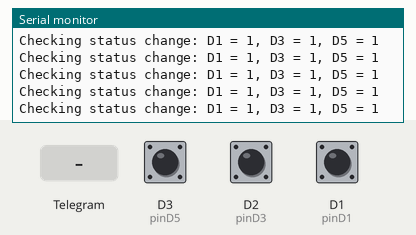
Simulated run of this sketch. Board: ESP8266 (NodeMCU). On the bench: the last lines printed to the serial monitor. The test bench sets the inputs (shaded band); at power-on: D3 (pinD5) HIGH, D2 (pinD3) HIGH, D1 (pinD1) HIGH. WiFi joins after 1.5 s; servers stay silent unless stated; network time is answered at once with the bench clock; the local clock reads 2024-03-15 10:24:30 at power-on unless the sketch sets it; EEPROM starts erased.

Above: at 2.7 s.
2.8 s: Telegram message "/status" received
At 3.5 s:
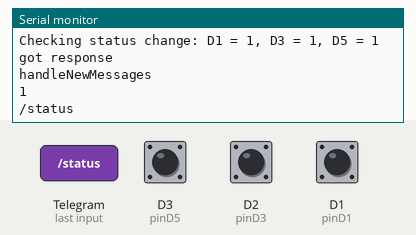
4.6 s: D3 (pinD5) pulled LOW for 0.15 s
At 5.9 s:
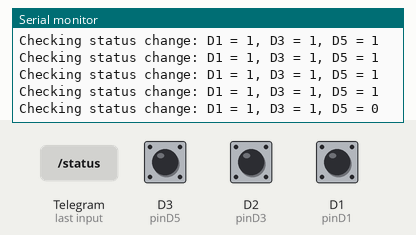
6.2 s: D2 (pinD3) pulled LOW for 3.2 s
At 8.51 s:
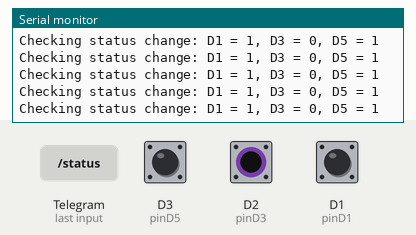
10.9 s: D1 (pinD1) pulled LOW for 3.2 s
At 13.32 s:
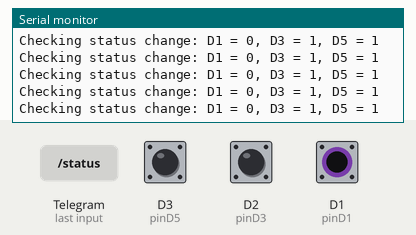
15.6 s: Telegram message "0" received
At 17.4 s:
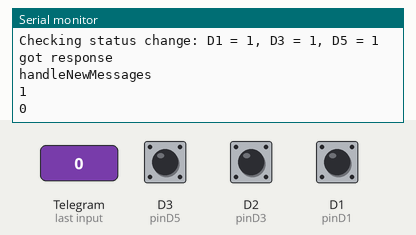

The sketch:

sketch_jun21a.ino
```cpp
#ifdef ESP32
#include <WiFi.h>
#include <EEPROM.h>
#else
#include <ESP8266WiFi.h>
#include <EEPROM.h>
#endif
#include <WiFiClientSecure.h>
#include <UniversalTelegramBot.h>
#include <ArduinoJson.h>
#include <NTPClient.h>
#include <WiFiUdp.h>

const char* ssid = "wifi ssid";
const char* password = "password";

#define BOTtoken "bot id"
#define CHAT_ID "chat id"

#ifdef ESP8266
X509List cert(TELEGRAM_CERTIFICATE_ROOT);
#endif

WiFiClientSecure client;
UniversalTelegramBot bot(BOTtoken, client);

int botRequestDelay = 1000;
unsigned long lastTimeBotRan;

bool previousStateD1 = true;
bool previousStateD3 = true;
bool previousStateD5 = true;

const int pinD1 = 5;  // GPIO 5 (D1) - CEB Line
const int pinD3 = 4;  // GPIO 4 (D3) - Solar Line
const int pinD5 = 0;  // GPIO 0 (D5) - Generator Line

WiFiUDP ntpUDP;
NTPClient timeClient(ntpUDP, "pool.ntp.org");

const int STATUS_AFTER_RESTART_FLAG_ADDRESS = 0;
const int LAST_RESTART_HOUR_ADDRESS = 1;
const int LAST_RESTART_MINUTE_ADDRESS = 2;
const int LAST_PROCESSED_MESSAGE_ID_ADDRESS = 3;

int lastProcessedMessageId = -1; // Initialize with -1 to indicate no message processed yet

// Function Prototypes
void setupWiFi();
void setupNTP();
void sendMessage(const String& message);
void handleNewMessages(int numNewMessages);
String createStatusMessage(const String& from_name);
String createAlertMessage();
void checkStatusChange();
void handleFailedMessageSending();
void checkDailyRestart();

void setup() {
  Serial.begin(115200);
  EEPROM.begin(512);

#ifdef ESP8266
  configTime(0, 0, "pool.ntp.org");
  client.setTrustAnchors(&cert);
#endif

  pinMode(pinD1, INPUT_PULLUP);
  pinMode(pinD3, INPUT_PULLUP);
  pinMode(pinD5, INPUT_PULLUP);

  setupWiFi();
  setupNTP();

  // Check if the restart flag is set and send the daily status message
  if (EEPROM.read(STATUS_AFTER_RESTART_FLAG_ADDRESS) == 1) {
    String message = createStatusMessage("Daily Restart Status");
    sendMessage(message);
    EEPROM.write(STATUS_AFTER_RESTART_FLAG_ADDRESS, 0);
    EEPROM.commit();
  }

  // Load the last processed message ID from EEPROM
  lastProcessedMessageId = EEPROM.read(LAST_PROCESSED_MESSAGE_ID_ADDRESS);
}

void loop() {
  if (WiFi.status() == WL_CONNECTED) {
    handleFailedMessageSending();

    if (millis() > lastTimeBotRan + botRequestDelay) {
      int numNewMessages = bot.getUpdates(bot.last_message_received + 1);
      while (numNewMessages) {
        Serial.println("got response");
        handleNewMessages(numNewMessages);
        numNewMessages = bot.getUpdates(bot.last_message_received + 1);
      }
      lastTimeBotRan = millis();
    }

    checkStatusChange();
    checkDailyRestart();
  } else {
    setupWiFi();  // Reconnect to WiFi if disconnected(he he...important-newly added function)
  }

  delay(100);
}

void setupWiFi() {
  Serial.print("Connecting to WiFi...");
  WiFi.mode(WIFI_STA);
  WiFi.begin(ssid, password);

#ifdef ESP32
  client.setCACert(TELEGRAM_CERTIFICATE_ROOT);
#endif

  while (WiFi.status() != WL_CONNECTED) {
    delay(500);
    Serial.print(".");
  }
  Serial.println("");
  Serial.print("Connected to WiFi network with IP Address: ");
  Serial.println(WiFi.localIP());

  int32_t rssi = WiFi.RSSI();
  Serial.print("Signal strength (RSSI): ");
  Serial.print(rssi);
  Serial.println(" dBm");
}

void setupNTP() {
  timeClient.begin();
  timeClient.setTimeOffset(19800);
  timeClient.forceUpdate();
}

void sendMessage(const String& message) {
  bot.sendMessage(CHAT_ID, message, "");
}

void handleNewMessages(int numNewMessages) {
  Serial.println("handleNewMessages");
  Serial.println(String(numNewMessages));

  for (int i = 0; i < numNewMessages; i++) {
    String chat_id = String(bot.messages[i].chat_id);
    String text = bot.messages[i].text;
    int message_id = bot.messages[i].message_id;
    Serial.println(text);
    String from_name = bot.messages[i].from_name;

    // Check the message ID
    if (chat_id == CHAT_ID && message_id > lastProcessedMessageId) {
      if (text == "/status") {
        String message = createStatusMessage(from_name);
        sendMessage(message);

        // Update the last processed message ID
        lastProcessedMessageId = message_id;
        EEPROM.write(LAST_PROCESSED_MESSAGE_ID_ADDRESS, lastProcessedMessageId);
        EEPROM.commit();
      }
    } else if (chat_id != CHAT_ID) {
      bot.sendMessage(chat_id, "Unauthorized user", "");
    }
  }
}

String createStatusMessage(const String& from_name) {
  bool currentStateD1 = digitalRead(pinD1);
  bool currentStateD3 = digitalRead(pinD3);
  bool currentStateD5 = digitalRead(pinD5);

  Serial.print("D1 state: "); Serial.println(currentStateD1);
  Serial.print("D3 state: "); Serial.println(currentStateD3);
  Serial.print("D5 state: "); Serial.println(currentStateD5);

  int hours = timeClient.getHours();
  int minutes = timeClient.getMinutes();
  int seconds = timeClient.getSeconds();

  String message = "Welcome, " + from_name + ".\n";
  message += "Requested Update on the Inverter Room Status.\n\n";
  message += "Status Request : " + String(hours) + ":" + String(minutes) + ":" + String(seconds) + "\n";

  message += (currentStateD1 == HIGH) ? "\nCEB Down" : "\nCEB Connected";
  message += (currentStateD3 == HIGH) ? "\nSolar  Down" : "\nSolar Connected";
  message += (currentStateD5 == HIGH) ? "\nGenerator Down" : "\nGenerator Connected";

  return message;
}

String createAlertMessage() {
  bool currentStateD1 = digitalRead(pinD1);
  bool currentStateD3 = digitalRead(pinD3);
  bool currentStateD5 = digitalRead(pinD5);

  String message = "ALERT: Inverter Room Status Change Detected!\n";

  message += (currentStateD1 == HIGH) ? "\nCEB Down" : "\nCEB Connected";
  message += (currentStateD3 == HIGH) ? "\nSolar Down" : "\nSolar Connected";
  message += (currentStateD5 == HIGH) ? "\nGenerator Down" : "\nGenerator Connected";

  return message;
}

void checkStatusChange() {
  bool currentStateD1 = digitalRead(pinD1);
  bool currentStateD3 = digitalRead(pinD3);
  bool currentStateD5 = digitalRead(pinD5);

  Serial.print("Checking status change: D1 = ");
  Serial.print(currentStateD1);
  Serial.print(", D3 = ");
  Serial.print(currentStateD3);
  Serial.print(", D5 = ");
  Serial.println(currentStateD5);

  if (currentStateD1 != previousStateD1 || currentStateD3 != previousStateD3 || currentStateD5 != previousStateD5) {
    delay(2000);  // debounce
    currentStateD1 = digitalRead(pinD1);
    currentStateD3 = digitalRead(pinD3);
    currentStateD5 = digitalRead(pinD5);

    if (currentStateD1 != previousStateD1 || currentStateD3 != previousStateD3 || currentStateD5 != previousStateD5) {
      String message = createAlertMessage();
      sendMessage(message);
      previousStateD1 = currentStateD1;
      previousStateD3 = currentStateD3;
      previousStateD5 = currentStateD5;
    }
  }
}

void handleFailedMessageSending() {
  static unsigned long lastFailedAttemptTime = 0;
  const unsigned long retryInterval = 30000;  // Retry interval(ms)

  if (WiFi.status() != WL_CONNECTED && (millis() - lastFailedAttemptTime >= retryInterval)) {
    String errorMessage = "Message not sent due to a connection issue\n";
    errorMessage += "Time: " + timeClient.getFormattedTime();
    Serial.println(errorMessage);
    lastFailedAttemptTime = millis();
  }
}

void checkDailyRestart() {
  int hours = timeClient.getHours();
  int minutes = timeClient.getMinutes();

  // Check if it's 8:00 AM and it's a new day (only check once per day)-
  if (hours == 00 && minutes == 0 &&
      !(EEPROM.read(LAST_RESTART_HOUR_ADDRESS) == 00 && EEPROM.read(LAST_RESTART_MINUTE_ADDRESS) == 0)) {
    EEPROM.write(STATUS_AFTER_RESTART_FLAG_ADDRESS, 1);
    EEPROM.write(LAST_RESTART_HOUR_ADDRESS, 00);
    EEPROM.write(LAST_RESTART_MINUTE_ADDRESS,0);
    EEPROM.commit();

    // Restart the board after a short delay
    delay(1000);
    ESP.restart();
  }
}
```

Measured:
- after the input at 2.8 s, the serial monitor: prints a new line after 0.34 s (image 1)
- after the input at 4.6 s, the serial monitor: prints a new line after 0.05 s (image 2)
- after the input at 6.2 s, the serial monitor: prints a new line after 1.1 s (image 3)
- after the input at 10.9 s, the serial monitor: prints a new line after 1.3 s (image 4)
- after the input at 15.6 s, the serial monitor: prints a new line after 1.3 s (image 5)
